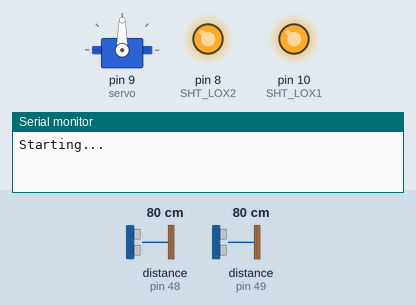
This sketch was run on a simulated Arduino Mega 2560, built with avr-gcc and run on an emulated ATmega2560. Parts: servo, output pins drawn as LEDs (lit = HIGH), the last lines printed to the serial monitor. Inputs (shaded band) come from the test bench; at power-on: distance to the obstacle (sensors on pin 49, pin 48) 80 cm.

Above: at 1.2 s.
1.3 s: distance to the obstacle (sensor on pin 49) set to 34 cm
2.8 s: distance to the obstacle (sensor on pin 49) set to 28 cm
At 4.5 s:
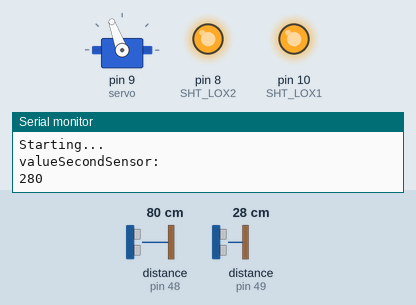
8.8 s: distance to the obstacle (sensor on pin 49) set to 14 cm
11.8 s: distance to the obstacle (sensor on pin 49) set to 11 cm
At 11.98 s:
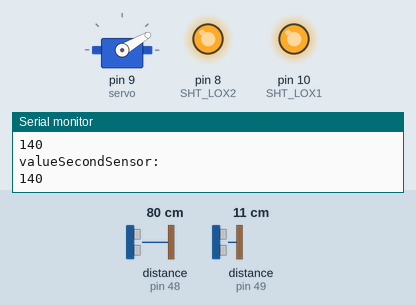
13.3 s: distance to the obstacle (sensor on pin 49) set to 18 cm
At 14.19 s:
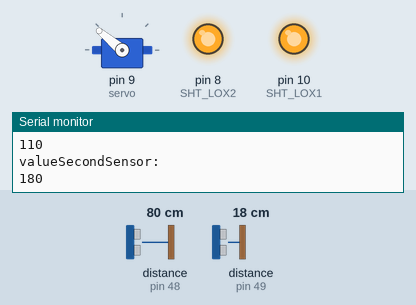
Timing chart, 0 to 17.3 s (numbered marks = the images above; inputs shaded):
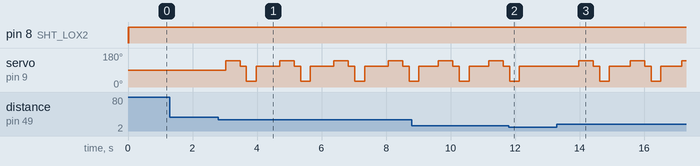

The sketch:

LoopingLouie.ino
```cpp
#include "Adafruit_VL53L0X.h"
#include <Servo.h>
#include "MainClock.h"
// address we will assign if dual sensor is present
#define LOX1_ADDRESS 0x30
#define LOX2_ADDRESS 0x31

// set the pins to shutdown
// left
#define SHT_LOX1 10
// right
#define SHT_LOX2 8

// objects for the vl53l0x
Adafruit_VL53L0X lox1 = Adafruit_VL53L0X();
Adafruit_VL53L0X lox2 = Adafruit_VL53L0X();

// this holds the measurement
VL53L0X_RangingMeasurementData_t measure1;
VL53L0X_RangingMeasurementData_t measure2;

bool ready = true;
bool testing = false;
bool erwarteFeuer = false;
int threshold = 300;
Servo servo;
int valueFirstSensor = 1000;
int valueSecondSensor = 1000;
unsigned long millisZweiterSensor = 0;
unsigned long millisErsterSensor = 0;
int ticksSecondSensor = 0;
int ticks = 0;
int testMillis = 0;

MainClock mainclk = MainClock();


/*
 *   Setzt die Adressen für beide Sensoren, sodass die Werte beider Sensoren abgerufen werden können. Ohne diese Methode ist das Nutzen mehrerer Tiefensensoren nicht möglich.
 *   Genutzt werden hier zwei Adafruit VL53l0X Sensoren.
    Reset all sensors by setting all of their XSHUT pins low for delay(10), then set all XSHUT high to bring out of reset
    Keep sensor #1 awake by keeping XSHUT pin high
    Put all other sensors into shutdown by pulling XSHUT pins low
    Initialize sensor #1 with lox.begin(new_i2c_address) Pick any number but 0x29 and it must be under 0x7F. Going with 0x30 to 0x3F is probably OK.
    Keep sensor #1 awake, and now bring sensor #2 out of reset by setting its XSHUT pin high.
    Initialize sensor #2 with lox.begin(new_i2c_address) Pick any number but 0x29 and whatever you set the first sensor to
 */
void setID() {
  // all reset
  digitalWrite(SHT_LOX1, LOW);
  digitalWrite(SHT_LOX2, LOW);
  delay(10);
  // all unreset
  digitalWrite(SHT_LOX1, HIGH);
  digitalWrite(SHT_LOX2, HIGH);
  delay(10);

  // activating LOX1 and reseting LOX2
  digitalWrite(SHT_LOX1, HIGH);
  digitalWrite(SHT_LOX2, LOW);

  // initing LOX1
  if(!lox1.begin(LOX1_ADDRESS)) {
    Serial.println(F("Failed to boot first VL53L0X"));
    while(1);
  }
  delay(10);

  // activating LOX2
  digitalWrite(SHT_LOX2, HIGH);
  delay(10);

  //initing LOX2
  if(!lox2.begin(LOX2_ADDRESS)) {
    Serial.println(F("Failed to boot second VL53L0X"));
    while(1);
  }
}

/*
 * Um die Daten der Sensoren zu sehen kann man diese Methode benutzen. Diese ist aktuell in der Loop auskommentiert. Um die Werte dann zu sehen muss entweder der serielle
 * Monitor (STRG + Umschalt + M, zeigt die Werte als Zahl an) oder (besser) der serielle Plotter (STRG + Umschalt + L, zeigt die Werte als Kurven an) genutzt werden.
 */
void read_dual_sensors() {

  lox1.rangingTest(&measure1, false); // pass in 'true' to get debug data printout!
  lox2.rangingTest(&measure2, false); // pass in 'true' to get debug data printout!

  // print sensor one reading
  Serial.print("1: ");
  if(measure1.RangeStatus != 4) {     // if not out of range
    measure1.RangeMilliMeter = measure1.RangeMilliMeter - 20;
    Serial.print(measure1.RangeMilliMeter);
  } else {
    Serial.print("Out of range");
  }

  Serial.print(" ");

  // print sensor two reading
  Serial.print("2: ");
  if(measure2.RangeStatus != 4) {
    Serial.print(measure2.RangeMilliMeter);
  } else {
    Serial.print("Out of range");
  }

  Serial.println();
}

/*
 * Setup Methode, wird einmalig beim Start des Programms zuerst aufgerufen. Wenn diese Methode mehrmals aufgerufen wird, wird während der Laufzeit eine Exception geworfen
 * (OutOfBounds, kein Speicher mehr, etc.).
 */
void setup() {
  Serial.begin(115200);
  servo.attach(9);
  // wait until serial port opens for native USB devices
  while (! Serial) { delay(1); }

  pinMode(SHT_LOX1, OUTPUT);
  pinMode(SHT_LOX2, OUTPUT);

  Serial.println("Starting...");
  setID();
  mainclk.startTimer();
}

/*
 * Loop Methode, welche nach der Setup Methode immer wieder ausgeführt wird. Aktuell dauert ein Durchlauf ca 80-90 ms.
 * Um Testdaten zu generieren den bool testing auf true setzen. Jegliche Eingabe (z.B. Enter) löst nun den Hebelarm aus, wenn für den zweiten Sensor ein Wert ermittelt wurde.
 * Die Ausgabe beinhaltet dann den Wert des ersten Peaks, den Wert des zweiten Peaks und den zeitlichen Versatz von zweitem Peak und Auslösen des Hebelarms.
 * Wenn nach 3 Sekunden nach Erhalten eines Wertes für zweiten Sensor keine Eingabe festgestellt wurde, wird der Zeitpunkt auf -1 gesetzt.
 * Dies ist somit unserer Fehlerfall/ Wert für den Fall, dass das Flugzeug zu hoch ist um es zu treffen/ nicht ausgelöst wurde.
 * Während auf eine Eingabe gewartet wird, werden die Sensordaten nicht ausgewertet.
 */
void loop() {
    //read_dual_sensors();
    if(!erwarteFeuer) {
    peaksBerechnenUndAusgeben();
    } else if(testing){
      if(Serial.read()!=-1) {
      Serial.println("ZEIT:");
      ticks = mainclk.getTicks();
      Serial.println(ticks);
      Serial.println();
      ticks = 0;
      feuer();
      erwarteFeuer = false;
    }
    if(mainclk.getTicks() > 3000) {
      Serial.println("ZEIT:");
      ticks = -1;
      Serial.println(ticks);
      Serial.println();
      erwarteFeuer = false;
    }
    }
}

/*
 * Methode zum Laden des Hebelarms.
 */
void laden(){
  if(!ready){
    servo.write(30); //Ladeposition
    delay(300);
    servo.write(110); //Ruheposition
    ready = true;
  }

}

/* Methode zum Auslösen des Hebelarms. Wenn der Hebelarm ready ist (wird nur gesetzt wenn davor geladen wurde bzw. das Programm gestartet ist, da hierbei davon ausgegangen wird,
 * dass der Hebelarm geladen ist) wird er ausgelöst. Dafür wird der Servo auf verschiedene Werte gesetzt und jeweils kurz gewartet, sodass die einzelnen Positionen auch erreicht
 * werden. Direkt nach dem Feuern soll gleich wieder geladen werden.
 */
void feuer(){
  if(ready){
    servo.write(140); // Feuerposition
    delay(450);
    servo.write(110); //Ruheposition
    delay(200);
    ready = false;
    erwarteFeuer = false;
    laden();
  }
}

/*
 * Methode zum Berechnen und Ausgeben der Peaks der Sensoren.
 */
void peaksBerechnenUndAusgeben() {
  lox1.rangingTest(&measure1, false); // pass in 'true' to get debug data printout!
  lox2.rangingTest(&measure2, false); // pass in 'true' to get debug data printout!

// Wir warten eine Weile bis wir den nächsten Peak detekten. Damit können Messfehler dezimiert werden (und es wird nur wie gewünscht ein Peak ermittelt).
  if(millis() - millisErsterSensor > 500) {
    // Sofern wir noch geringere Werte ermitteln, haben wir den Peak noch nicht erfasst und müssen die Werte noch weiter auslesen.
  if(measure1.RangeMilliMeter < valueFirstSensor) {
    valueFirstSensor = measure1.RangeMilliMeter;
    // Sofern dies nicht mehr der Fall ist haben wir einen Peak erkannt. Wenn dieser Wert nun kleiner als ein je nach Plazierung und Aufbau gewählter Threshold ist,
    // wird dies als das Flugzeug gesehen. Für unseren Aufbau hat sich 335 als sinnvoll erwiesen. Nachvollziehbar sind die Werte über das Beispielprojekt von
    // Adafruit (Adafruit_VL53l0X dual) oder über die Ausgabe mit der Methode read_dual_sensors, welche aktuell in der Loop auskommentiert ist.
    // Beide bieten die Möglichkeit zu messen, welche Werte für die Peak-Detektion gewählt werden müssen.
  } else if(valueFirstSensor < 335){
      Serial.println("ValueFirstSensor: ");
      Serial.println(valueFirstSensor);
      // Wir setzen den Wert zurück, sodass ein neuer Peak erfasst werden kann.
    // Hier wird der Zeitpunkt des ersten Peaks erfasst. Dieser wird aktuell nicht benötigt, kann aber in weiteren Arbeiten als Parameter für die KI miteinbezogen werden.
    // Dafür entweder wie hier die Millisekunden (seit Start des Programms) oder über den MainClock (Timer) mit getTicks() die Anzahl an vergangenen Ticks
    // (seit Start des Timers bzw. letztem Reset mit resetTicks()) nutzen.
    millisErsterSensor = millis();
  }
  }
  // Gleiches bzgl. dem Warten vorm nächsten Detektieren gilt wie für Sensor 1 auch für Sensor 2.
  if(millis() - millisZweiterSensor > 500) {
    // Die Kriterien für das Erkennen eines Peaks sind analog zu Sensor 1.
  if(measure2.RangeMilliMeter < valueSecondSensor) {
    valueSecondSensor = measure2.RangeMilliMeter;
    // Einziger Unterschied ist der Wert, ab welchem eine Abweichung als Peak gesehen wird. Durch die Platzierung der Sensoren ist dieser Wert um 20 niedriger als bei Sensor 1.
  } else if(valueSecondSensor < 315){
      Serial.println("valueSecondSensor: ");
      Serial.println(valueSecondSensor);
      erwarteFeuer = true;
      // Hier wird die ermittelte Gerade genutzt und je nach dem entweder gefeuert (sofern ein Wert ermittelt werden konnte) oder nichts getan (z.B.
      // wenn das Flugzeug zu hoch fliegt). Für Testdaten den bool testing auf true setzen. Aktuell wird die Methode mit nur den Daten vom zweiten Sensor
      // benutzt. Für das Nutzen der anderen Methode einfach die zweite If Bedingung einkommentieren und statt der ersten nutzen.
      if(!testing) {
      if(warteDelay(valueSecondSensor)) {
      //if(warteDelay2(valueFirstSensor, valueSecondSensor)) {
      feuer();
      } else {
        erwarteFeuer = false;
      }
      }
      valueFirstSensor = 1000;
      valueSecondSensor = 1000;
      // Hier werden die Ticks der MainClock zurückgesetzt. Dies hat zur Folge, dass wir für das Ermitteln von Testdaten beim Auslösen nur noch den Zeitpunkt auslesen müssen
      // und direkt den zeitlichen Abstand zwischen zweitem Peak und Auslösen des Hebelarms erhalten. Beim Nutzer der zeitlichen Information des ersten Peaks sollte dies evtl.
      // direkt beim ersten Peak genutzt werden und dann dementsprechend beim zweiten Peak und beim Auslösen die Anzahl an Ticks ausgewertet werden.
      mainclk.resetTicks();
      millisZweiterSensor = millis();
  }
  }

}

/*
 * Berechnet den delay vom Zeitpunkt des zweiten Peaks bis zum Auslösen des Hebelarms.
 * Hier wird die Gerade genutzt, welche zuvor mit den Messwerten berechnet wurde. Bisher werden nur die Werte von Sensor Zwei (dem rechten Sensor) genutzt.
 * Hier kann zukünftig die KI und das Training eingesetzt werden.
 * Aktuell wird jeder negative Wert als nicht feuern interpretiert (siehe auch in der Loop).
 * Zudem wird die berechnete Zeitspanne dann auch noch gewartet.
 */
bool warteDelay(int valueSensorZwei) {
  int del = (85* valueSensorZwei) / 100 - 105;
  if(del <= 0) {
    return false;
  } else {
    delay(del);
    return true;
  }

}
/*
 * Ähnlich wie die vorangegangene Methode ist auch diese dafür da, den zeitlichen Versatz zwischen zweitem Peak und Auslösen des Hebelarms zu berechnen und abzuwarten.
 * Dafür wird nun eine multiple Regression mit zwei Parametern genutzt. So können die Werte beider Sensoren in die Berechnung mit einfließen.
 * Die Werte wurden, genauso wie bei warteDelay() mithilfe der Testdaten im Excel Sheet berechnet (vgl. Doku).
 */
bool warteDelay2(int valueSensorEins, int valueSensorZwei) {
  int del = ((1113 * valueSensorEins) / 1000) - ((950 * valueSensorZwei) / 1000) + 101;
  if(del <= 0) {
    return false;
  } else {
    delay(del);
    return true;
  }

}

/*
 * Methode zum mathematischen Berechnen des Zeitpunkts zum Auslösen des Hebelarms.
 */
/*bool berechneDelay(int value) {
  if(value > threshold - 20) {
    delay(100);
  } else if(value > threshold - 50) {
    delay(130);
  } else if(value > threshold - 90){
    delay(160);
  } else {
    return false;
  }
  return true;
}*/
```

MainClock.cpp
```cpp
/**
    File: timer.cpp
    Authors: Oktavian Gniot
    Version: 0.4.2 beta 2017-05-05

    Description: Implementation file for the battery module.
                 This file contains the implementation of the functions for the
                 battery module.
                 It is currently only a placeholder.
*/


#include <Arduino.h>
#include <avr/interrupt.h>
#include <avr/io.h>

#include "MainClock.h"


MainClock * mainClock;

// Periode, in welcher ein Tick hochgezählt wird. 1000 steht hierbei für 100 ms.
#define MAIN_TIMER_PERIOD 1000

#include <arduino.h>

unsigned int mainclockticks = 0;

/* Aktuell für das Arduino Mega ausgelegt. Beim Nutzen mit einem Arduino Uno oder Arduino Duo etc. müssen die Ports angepasst werden (WGM31 zu WGM11 usw., nimmt dann
 * anstatt Port 3 Port 1).
 */
void MainClock::startTimer(void)
{

	cli();

	mainClock = this;

	TCCR3A =   (1<<WGM31) | (0<<WGM30);
	TCCR3B = (2<<CS32) | (1<<CS31) | (0<<CS30)| ( 1<<WGM33 ) | (1<<WGM32 );

	TCNT3H = 0;
	TCNT3L = 0;

	ICR3 = MAIN_TIMER_PERIOD;

    TIMSK3 |= (1 << TOIE3);


	OCR3AH=0;
	OCR3AL=0;

	OCR3BH=0;
	OCR3BL=0;


    sei();                      // enable global interrupt


}

int MainClock::getTicks(void)
{
  return mainclockticks;
}

void MainClock::resetTicks()
{
  mainclockticks = 0;
}

void MainClock::setTick(void)
{

	if (this->status.systemTick!=0)
	{
		this->status.systemTickOverflow=1;

	}
	this->status.systemTick=1;

}


bool MainClock::isTick(void)
{

	if (this->status.systemTick==1)
	{
		this->status.systemTick=0;
		return(true);
	}


	return(false);
}


bool MainClock::hasOverflow(void)
{
	if (this->status.systemTickOverflow==1)
	{
		return(true);
	}


	return(false);
}


void MainClock::clearOverflow(void)
{
	this->status.systemTickOverflow=0;
}


/*
 * Interrupt zum Erhöhen des Timers um eins. Dieser wird nach entsprechend definierten Zeiträumen (siehe oben, MAIN_TIMER_PERIOD) ausgelöst.
 */
ISR(TIMER3_OVF_vect)
{
		mainClock->setTick();
    mainclockticks++;
}
```

MainClock.h
```cpp
/**
    File: mainClock.h
    Authors: Oktavian Gniot
    Version: 0.4.2 beta 2017-05-05

    Description: Header file for the motor module.
                 This file contains the definitions of the battery module. This
                 module is only a placeholder for future development to keep in
                 mind what could be implemented later on.
*/

#ifndef VIBRABOT_FIRMWARE_MAIN_CLOCK_H_
#define VIBRABOT_FIRMWARE_MAIN_CLOCK_H_

#include <stdint.h>
#include <stdbool.h>


typedef struct{
	uint8_t systemTick:1;
	uint8_t systemTickOverflow:1;
}MainClockStatus_t;


class MainClock {
private:
	MainClockStatus_t status;

public:

	void startTimer(void);

	void setTick(void);
	bool isTick(void);
  int getTicks(void);
  void resetTicks(void);
	bool hasOverflow(void);
	void clearOverflow(void);
};

#endif
```

Measured:
- the behaviour switches between 32 and 31 cm on distance to the obstacle (sensor on pin 49) (found by bisection; images 0 and 1)
- the behaviour switches between 13 and 12 cm on distance to the obstacle (sensor on pin 49) (found by bisection; images 1 and 2)
- after the input at 1.3 s, every drawn part: stays the same
- after the input at 2.8 s, servo on pin 9 (servo): 90° → 140° after 0.22 s, then repeats every 1.7 s: 110° 0.20 s, 30° 0.30 s, 110° 0.73 s, 140° 0.45 s
- after the input at 11.8 s, servo on pin 9 (servo): goes on until 12.1 s, then stays 110°
- after the input at 13.3 s, servo on pin 9 (servo): 110° → 140° after 0.67 s, → 110° 0.45 s later, → 30° 0.20 s later, → 110° 0.30 s later, … (9 changes in this stretch)
